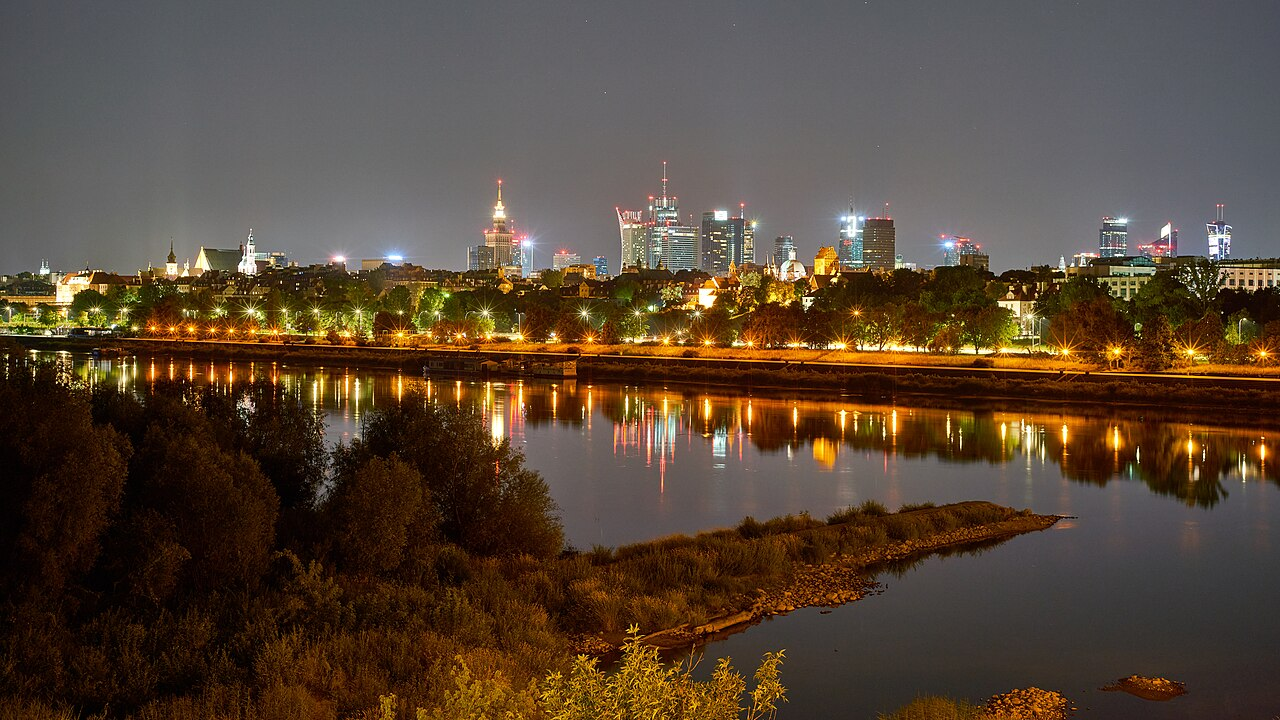
#> input picture assets/hero_warsaw2.jpg, 1280 x 720 px
$ python render.py
#> lines starting #> are read from the running program, lines starting #| are printed output that depends on the picture
#!/usr/bin/env python3
"""Render the 21 November 2026 world-news image.

One 1024x1024 PNG, "THE WORLD IN ONE DAY" edition for Saturday,
November 21, 2026. Same press-briefing concept as the 20 Nov edition:
a single-row header (date | WORLD BRIEFING | breaking strip), a
full-bleed photo hero, an 4x2 grid of photo cards, and a navy footer.

Deterministic and offline: no clocks, no randomness, no network.
Photos are cover-cropped (the crop band is chosen per photo with fy);
text never overflows its frame -- every text block is asserted.
Run twice and the output bytes are identical.
"""
from pathlib import Path

from PIL import Image, ImageDraw, ImageFilter, ImageFont, ImageOps

HERE = Path(__file__).resolve().parent
ASSETS = HERE / "assets"
FONT_FILE = HERE / "fonts" / "InterVariable.ttf"
OUT = HERE / "entry.png"

# ---- canvas ---------------------------------------------------------------
W, H = 1024, 1024
MARGIN = 24
CONTENT_W = W - 2 * MARGIN

# ---- palette --------------------------------------------------------------
NAVY = (14, 27, 46)
INK = (11, 21, 38)
RED = (217, 43, 43)
RED_DARK = (168, 30, 30)
BLUE = (29, 95, 214)
PURPLE = (104, 74, 186)
TEAL = (14, 124, 123)
GREEN = (34, 139, 74)
STEEL = (47, 111, 179)
ORANGE = (214, 110, 28)
MAGENTA = (196, 30, 90)
IVORY = (250, 247, 241)
WHITE = (255, 255, 255)
HAIR = (231, 226, 214)
GREY = (95, 107, 122)
DECK = (58, 69, 86)
FOOT_TXT = (225, 232, 240)
FOOT_DIM = (150, 168, 190)

# ---- type -----------------------------------------------------------------
def inter(size, weight=500):
    """Inter variable font; the optical-size axis only spans 14-32."""
    font = ImageFont.truetype(str(FONT_FILE), size)
    font.set_variation_by_axes([min(max(size, 14), 32), weight])
    return font


def wrap(d, text, font, max_w):
    """Greedy word wrap; returns a list of lines that all fit max_w."""
    lines, cur = [], ""
    for word in text.split():
        trial = f"{cur} {word}".strip()
        if d.textlength(trial, font=font) <= max_w or not cur:
            cur = trial
        else:
            lines.append(cur)
            cur = word
    if cur:
        lines.append(cur)
    return lines


def cover(img, tw, th, fy=0.5):
    """Scale img to cover tw x th, then crop the band around focus fy.

    fy is the vertical centre of the wanted band, as a fraction of the
    scaled image height (0 = top, 1 = bottom). A whisper of blur (0.5 px)
    takes the sensor noise off the photos so the PNG stays under 1 MiB;
    it is invisible at card size and leaves the text untouched.
    """
    scaled = ImageOps.fit(img, (tw, th), method=Image.LANCZOS,
                          centering=(0.5, fy))
    return scaled.filter(ImageFilter.GaussianBlur(0.5))


def chip(d, x, y, text, font, bg, fg=WHITE, pad_x=8, h=20):
    """A small coloured label; returns the width it occupied."""
    w = int(d.textlength(text, font=font)) + 2 * pad_x
    d.rounded_rectangle([x, y, x + w, y + h], radius=3, fill=bg)
    d.text((x + pad_x, y + (h - font.size) / 2 - 1), text, font=font, fill=fg)
    return w


# ---- content --------------------------------------------------------------
DATE_TEXT = "Saturday, November 21, 2026"
BREAKING = "Rutte in Warsaw as Poland seeks NATO cover"
HERO = {
    "chip": "WAR — POLAND",
    "chip_bg": RED,
    "headline": "NATO RALLIES FOR POLAND",
    "deck": ("Rutte flies to Warsaw as Poland seeks more NATO air defences "
             "after Russian missiles fell on its soil. A Swedish pilot was "
             "cleared to shoot — but held fire in bad weather."),
    "photo": "hero_warsaw2.jpg",
    "fy": 0.20,
}

# Grid order: row 1 left-to-right, then row 2.
CARDS = [
    {
        "chip": "CLIMATE", "chip_bg": GREEN, "photo": "antalya.jpg",
        "fy": 0.5,
        "headline": "COP31 TALKS SPILL INTO SATURDAY",
        "deck": "No deal by Friday's deadline; a third draft is due "
                "Saturday. Fossil-fuel phase-out stays cut.",
    },
    {
        "chip": "WASHINGTON", "chip_bg": PURPLE, "photo": "trump.jpg",
        "fy": 0.30,
        "headline": "TRUMP: NO IRAN CALL UNTIL 2027",
        "deck": "Trump says he is 'not rushing' a decision on new strikes. "
                "Netanyahu presses for a 4–7-day campaign.",
    },
    {
        "chip": "THE GULF", "chip_bg": STEEL, "photo": "mq9.jpg",
        "fy": 0.5,
        "headline": "IRAN DOWNS 58TH US DRONE",
        "deck": "The IRGC says it shot down a US MQ-9 over the Strait of "
                "Hormuz. An oil tanker also hit mines near Khasab.",
    },
    {
        "chip": "EUROPE", "chip_bg": ORANGE, "photo": "march.jpg",
        "fy": 0.5,
        "headline": "GEN Z MARCHES IN 25 COUNTRIES",
        "deck": "Tens of thousands fill Europe's squares over living costs "
                "and tuition. Protests continue into Saturday.",
    },
    {
        "chip": "WEATHER", "chip_bg": TEAL, "photo": "akvan.jpg",
        "fy": 0.5,
        "headline": "AKVAN FADES, NO LIVES LOST",
        "deck": "The cyclone weakens to a depression over Odisha; 440,000 "
                "evacuated, no deaths. Record rain: 209 mm.",
    },
    {
        "chip": "HEALTH", "chip_bg": MAGENTA, "photo": "pills.jpg",
        "fy": 0.5,
        "headline": "CANCER PILL: TUMOURS VANISH",
        "deck": "Daraxonrasib plus chemo made tumours undetectable in 1 in "
                "12 patients; 60.7% shrank or vanished.",
    },
    {
        "chip": "CONFLICT", "chip_bg": RED_DARK, "photo": "gaza.jpg",
        "fy": 0.5,
        "headline": "GAZA STRIKES KILL 6 AS TRUCE FRAYS",
        "deck": "Six killed in Friday strikes on central Gaza despite the "
                "October truce; 1,600+ dead since it began.",
    },
    {
        "chip": "JUSTICE", "chip_bg": NAVY, "photo": "palisades.jpg",
        "fy": 0.5,
        "headline": "PALISADES ARSONIST CONVICTED",
        "deck": "Rinderknecht, 30, guilty on two federal arson counts for "
                "the fire that killed 12. Up to 40 years.",
    },
]

SOURCES_LINE = "Sources: Reuters · AP · AFP · CNN · IMD · Al Jazeera"
CREDIT_LINE = ("Photos: Wikimedia Commons (CC / public domain) · NOAA · "
               "White House — see PHOTOS.md")

# ---- geometry -------------------------------------------------------------
HEADER_Y0, HEADER_Y1 = 0, 76
HERO_Y0, HERO_Y1 = 76, 470
GRID_Y0, GRID_Y1 = 482, 968
FOOTER_Y0, FOOTER_Y1 = 968, 1024
CARD_W, CARD_H = 235, 237
PHOTO_H = 135
GAP = 14


def main():
    img = Image.new("RGB", (W, H), IVORY)
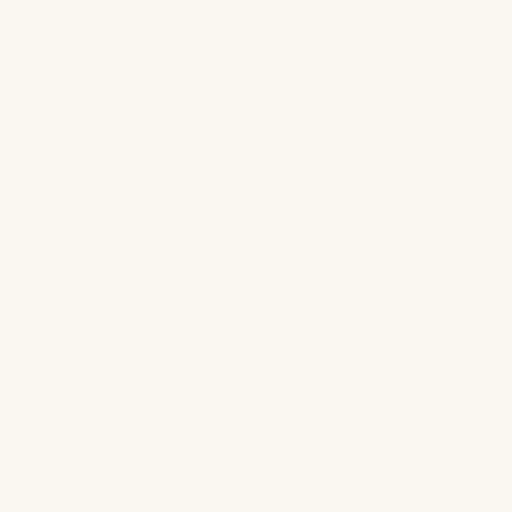
#> img: PIL image 1024x1024 RGB (shown at 1/2 size); mean R, G, B 250, 247, 241
    d = ImageDraw.Draw(img, "RGBA")

    # ---- header: date | divider | WORLD BRIEFING | breaking strip --------
    date_font = inter(32, 900)
    date_w = int(d.textlength(DATE_TEXT, font=date_font))
#> date_w = 449
    d.text((MARGIN, 18), DATE_TEXT, font=date_font, fill=NAVY)
    x = MARGIN + date_w + 14
#> x = 487
    d.line([(x, 20), (x, 52)], fill=HAIR, width=2)
    x += 16
#> x = 503
    wb_font = inter(11, 800)
    wb = "WORLD BRIEFING"
    d.text((x, 30), wb, font=wb_font, fill=NAVY)
    x += int(d.textlength(wb, font=wb_font)) + 16
#> x = 613

    strip_font = inter(10.5, 500)
    label_font = inter(11, 800)
    strip_text = f"BREAKING NEWS  ›  {BREAKING}"
    strip_w = int(d.textlength(strip_text, font=strip_font)) + 24
#> strip_w = 339
    strip_x = x
#> strip_x = 613
    assert strip_x + strip_w <= W - MARGIN, "breaking strip overflows header"
    d.rounded_rectangle([strip_x, 22, strip_x + strip_w, 50],
                        radius=4, fill=RED)
    d.text((strip_x + 12, 30), strip_text, font=strip_font, fill=WHITE)
    d.line([(MARGIN, 68), (W - MARGIN, 68)], fill=NAVY, width=2)

    # ---- hero -------------------------------------------------------------
    hero_img = Image.open(ASSETS / HERO["photo"]).convert("RGB")
#> hero_img is the input picture: PIL image 1280x720 RGB; mean R, G, B 87.3, 70.6, 55.8
    hero = cover(hero_img, W, HERO_Y1 - HERO_Y0, fy=HERO["fy"])
#> in cover, `scaled = ImageOps.fit(img, (tw, th), method=Image.LANCZOS, centering=(..`:
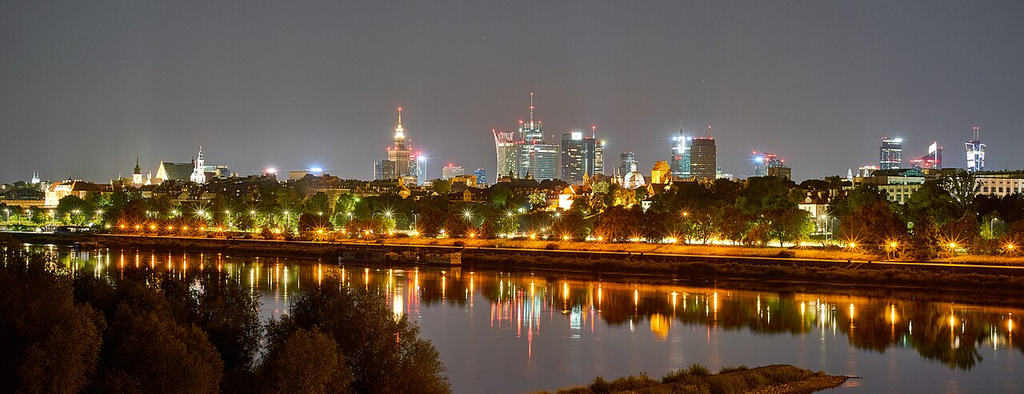
#> scaled: PIL image 1024x394 RGB; mean R, G, B 97.2, 80.5, 64.6
    img.paste(hero, (0, HERO_Y0))

    # Dark gradient over the lower hero so the text reads on any photo.
    overlay = Image.new("RGBA", (W, HERO_Y1 - HERO_Y0), (0, 0, 0, 0))
#> overlay: PIL image 1024x394 RGBA; every value is 0
    od = ImageDraw.Draw(overlay)
    top = 124
    for yy in range(top, HERO_Y1 - HERO_Y0):
        alpha = int(225 * (yy - top) / (HERO_Y1 - HERO_Y0 - top))
        od.line([(0, yy), (W, yy)], fill=(0, 0, 0, alpha))
    img.paste(overlay, (0, HERO_Y0), overlay)
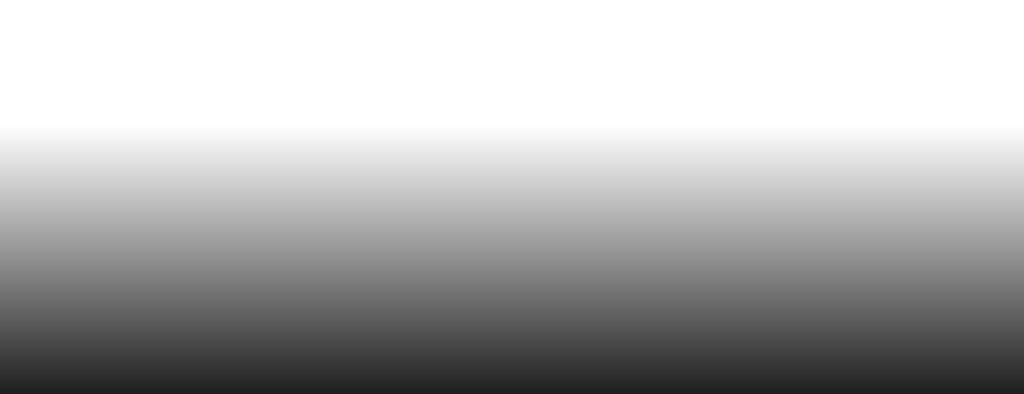
#> overlay: PIL image 1024x394 RGBA; mean R, G, B, A 0, 0, 0, 76.5; transparent parts drawn white
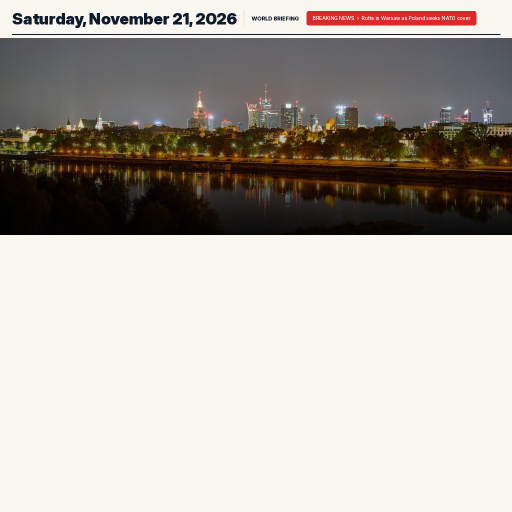
#> img: PIL image 1024x1024 RGB (shown at 1/2 size); mean R, G, B 179.4, 172.9, 166.1
    d = ImageDraw.Draw(img, "RGBA")

    chip(d, MARGIN, HERO_Y0 + 234, HERO["chip"], inter(12, 800),
         HERO["chip_bg"], h=24)
    headline_font = inter(46, 800)
    headline_w = int(d.textlength(HERO["headline"], font=headline_font))
#> headline_w = 622
    assert headline_w <= CONTENT_W, "hero headline too wide"
    d.text((MARGIN, HERO_Y0 + 266), HERO["headline"], font=headline_font,
           fill=WHITE)
    deck_font = inter(15, 400)
    deck_lines = wrap(d, HERO["deck"], deck_font, CONTENT_W)
#> deck_lines = 2 items
    assert len(deck_lines) <= 2, f"hero deck overflows: {deck_lines}"
    for i, line in enumerate(deck_lines):
        d.text((MARGIN, HERO_Y0 + 322 + i * 20), line, font=deck_font,
               fill=WHITE)
#> this loop made 2 passes
#> line on pass 2: '— but held fire in bad weather.'
    d.rectangle([MARGIN, HERO_Y0 + 374, MARGIN + 64, HERO_Y0 + 377],
                fill=RED)

    # ---- grid: 4 x 2 photo cards -----------------------------------------
    for i, card in enumerate(CARDS):
        col, row = i % 4, i // 4
        cx = MARGIN + col * (CARD_W + GAP)
        cy = GRID_Y0 + row * (CARD_H + GAP)
        photo = Image.open(ASSETS / card["photo"]).convert("RGB")
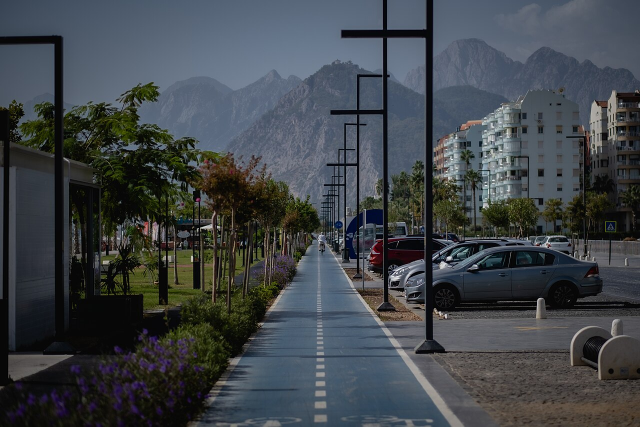
#> input picture assets/antalya.jpg, 1280 x 853 px (shown at 1/2 size)
#> photo is the input picture: PIL image 1280x853 RGB; mean R, G, B 63.5, 68.7, 73.1
        img.paste(cover(photo, CARD_W, PHOTO_H, fy=card["fy"]), (cx, cy))
#> call 2 of cover, with tw = 235, th = 135, fy = 0.5
#> in cover (call 2), `scaled = ImageOps.fit(img, (tw, th), method=Image.LANCZOS, centering=(..`:
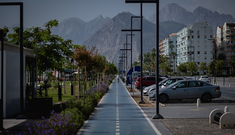
#> scaled: PIL image 235x135 RGB; mean R, G, B 62.8, 67.6, 71.1
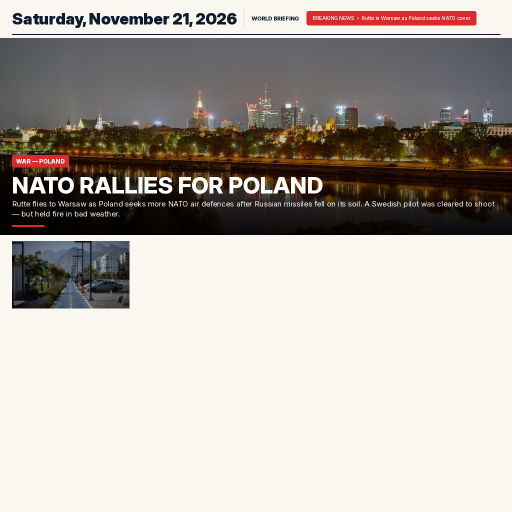
#> img: PIL image 1024x1024 RGB (shown at 1/2 size); mean R, G, B 177.2, 170.6, 164.3

        # Chip sits on the photo, bottom-left.
        chip(d, cx + 8, cy + PHOTO_H - 26, card["chip"], inter(10, 800),
             card["chip_bg"], h=20)
        tx = cx + 8
        tw = CARD_W - 16
        hl_font = inter(16, 800)
        hl_lines = wrap(d, card["headline"], hl_font, tw)
#> hl_lines = ['COP31 TALKS SPILL INTO', 'SATURDAY']
        assert len(hl_lines) <= 2, f"card {i} headline overflows"
        hy = cy + PHOTO_H + 8
        for j, line in enumerate(hl_lines):
            d.text((tx, hy + j * 20), line, font=hl_font, fill=INK)
#> this loop made 2 passes
        deck_font = inter(11, 400)
        deck_lines = wrap(d, card["deck"], deck_font, tw)
#> deck_lines = 3 items
        assert len(deck_lines) <= 3, f"card {i} deck overflows"
        dy = hy + len(hl_lines) * 20 + 4
#> dy = 669
        for j, line in enumerate(deck_lines):
            d.text((tx, dy + j * 15), line, font=deck_font, fill=DECK)
#> this loop made 3 passes
        assert dy + len(deck_lines) * 15 <= cy + CARD_H, \
            f"card {i} text past card bottom"
#> pass 2 of the loop in main, `for i, card in enumerate(CARDS):`:
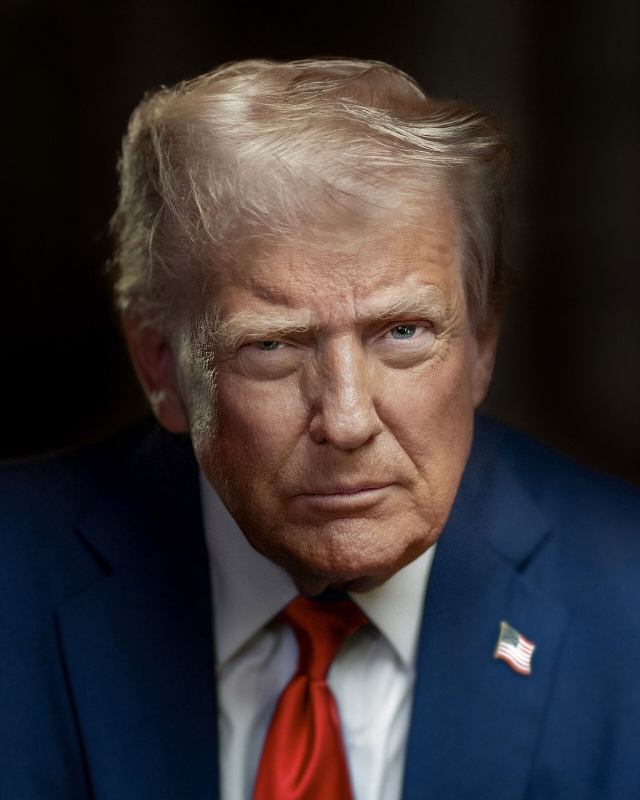
#> input picture assets/trump.jpg, 1280 x 1600 px (shown at 1/2 size)
#> in main, photo is the input picture: PIL image 1280x1600 RGB; mean R, G, B 58.3, 50.8, 51.8
#> in cover (call 3), `scaled = ImageOps.fit(img, (tw, th), method=Image.LANCZOS, centering=(..`:
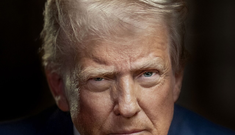
#> scaled: PIL image 235x135 RGB; mean R, G, B 74.7, 58.2, 49.6
#> in main, `img.paste(cover(photo, CARD_W, PHOTO_H, fy=card["fy"]), (cx, cy))`:
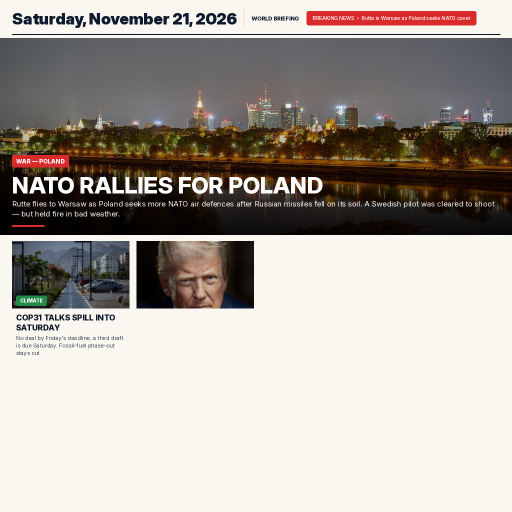
#> img: PIL image 1024x1024 RGB (shown at 1/2 size); mean R, G, B 171.4, 164.6, 158.2
#> hl_lines = ['TRUMP: NO IRAN CALL', 'UNTIL 2027']
#> the loop in main, `for j, line in enumerate(hl_lines):` made 2 passes
#> the loop in main, `for j, line in enumerate(deck_lines):` made 3 passes
#> line on passes 2 to 3: 'on new strikes. Netanyahu presses for a', '4–7-day campaign.'
#> pass 3 of the loop in main, `for i, card in enumerate(CARDS):`:
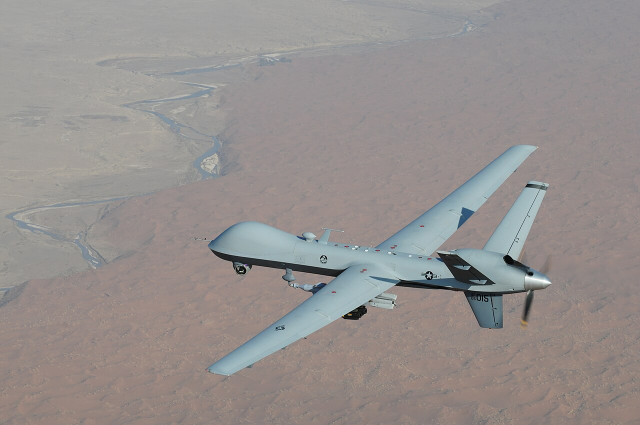
#> input picture assets/mq9.jpg, 1280 x 850 px (shown at 1/2 size)
#> in main, photo is the input picture: PIL image 1280x850 RGB; mean R, G, B 149.7, 144.3, 142.6
#> in cover (call 4), `scaled = ImageOps.fit(img, (tw, th), method=Image.LANCZOS, centering=(..`:
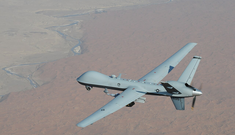
#> scaled: PIL image 235x135 RGB; mean R, G, B 149.6, 144.5, 142.9
#> in main, `img.paste(cover(photo, CARD_W, PHOTO_H, fy=card["fy"]), (cx, cy))`:
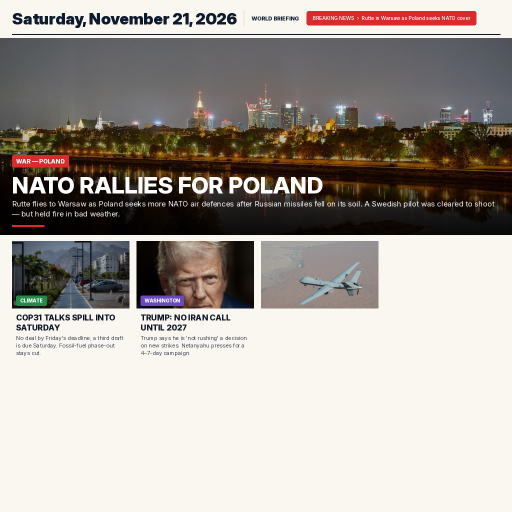
#> img: PIL image 1024x1024 RGB (shown at 1/2 size); mean R, G, B 168, 161.1, 155.1
#> hl_lines = ['IRAN DOWNS 58TH US', 'DRONE']
#> the loop in main, `for j, line in enumerate(hl_lines):` made 2 passes
#> in main, `deck_lines = wrap(d, card["deck"], deck_font, tw)`: deck_lines = ['The IRGC says it shot down a US MQ-9', 'over the Strait of Hormuz. An oil tanker', 'also hit mines near Khasab.']
#> the loop in main, `for j, line in enumerate(deck_lines):` made 3 passes
#> the loop made 6 passes; the first 3 are shown

    # ---- footer -----------------------------------------------------------
    d.rectangle([0, FOOTER_Y0, W, FOOTER_Y1], fill=NAVY)
    d.ellipse([26, 984, 52, 1010], outline=FOOT_TXT, width=2)
    d.line([(26, 997), (52, 997)], fill=FOOT_TXT, width=1)
    d.ellipse([(26 + 52) / 2 - 2, 995, (26 + 52) / 2 + 2, 999],
              fill=FOOT_TXT)
    d.text((62, 989), DATE_TEXT, font=inter(13, 800), fill=FOOT_TXT)
    src_x = 62 + int(d.textlength(DATE_TEXT, font=inter(13, 800))) + 12
    d.line([(src_x, 990), (src_x, 1004)], fill=FOOT_DIM, width=1)
    d.text((src_x + 10, 990), SOURCES_LINE, font=inter(12, 500),
           fill=FOOT_TXT)
    d.text((62, 1005), CREDIT_LINE, font=inter(9, 400), fill=FOOT_DIM)
    for k in range(3):
        x0 = 932 + k * 18
        d.polygon([(x0, 1012), (x0 + 10, 1012), (x0 + 2, 980),
                   (x0 - 8, 980)], fill=RED)

    img.save(OUT, format="PNG", compress_level=9, optimize=True)
    print(f"wrote {OUT} ({OUT.stat().st_size} bytes)")


if __name__ == "__main__":
#> (the run stopped early here; a loop or call above may not have finished)
